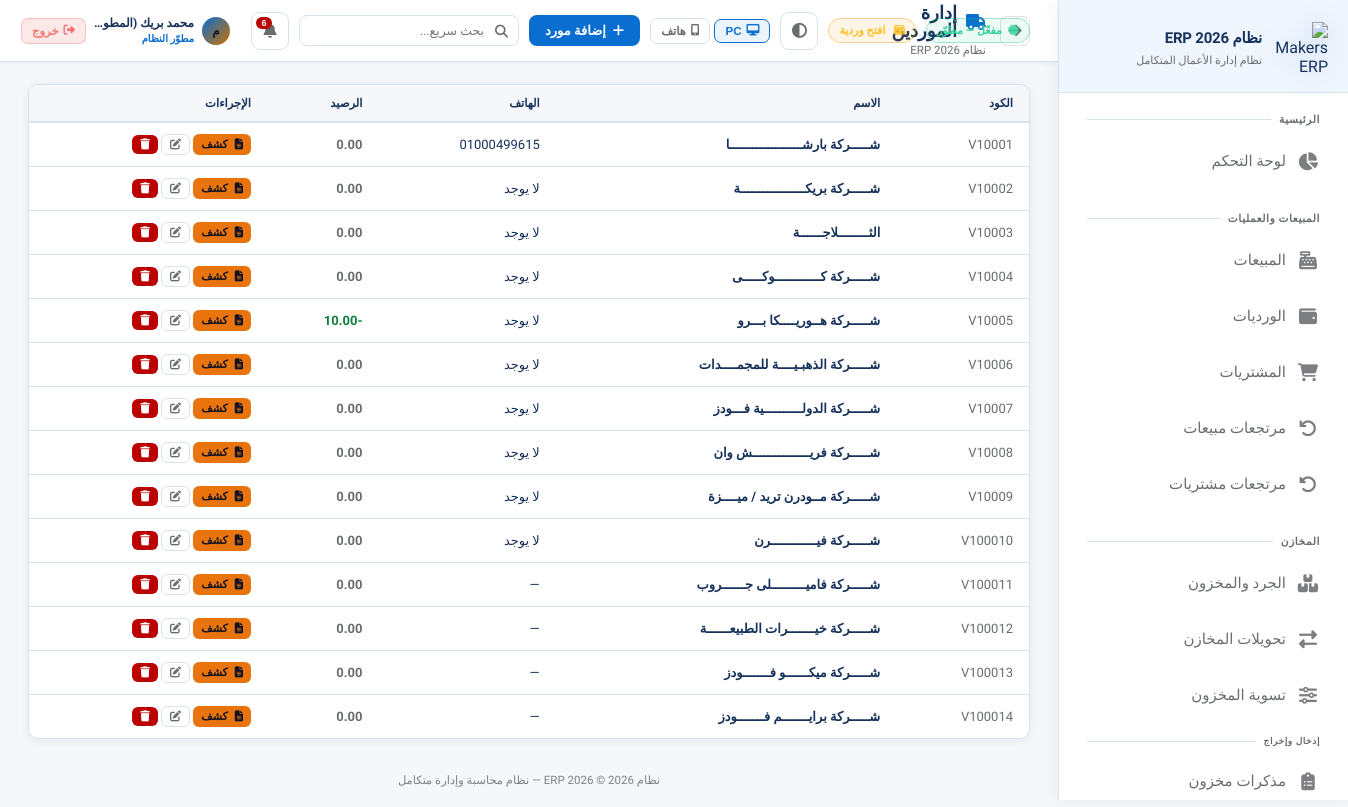
Page /suppliers (signed in) on the committed database.
### app.py (models this page shows, shortened)
class AppSetting(db.Model):
    id = db.Column(db.Integer, primary_key=True)
    key = db.Column(db.String(80), unique=True, nullable=False)
    value = db.Column(db.Text)

class User(UserMixin, db.Model):
    id = db.Column(db.Integer, primary_key=True)
    username = db.Column(db.String(80), unique=True, nullable=False)
    password_hash = db.Column(db.String(256))
    full_name = db.Column(db.String(120))
    role = db.Column(db.String(20), default='user')  # developer, admin, manager, user
    branch_id = db.Column(db.Integer, db.ForeignKey('branch.id'))
    is_active = db.Column(db.Boolean, default=True)
    created_at = db.Column(db.DateTime, default=datetime.utcnow)
    last_seen = db.Column(db.DateTime, nullable=True)
    last_ip = db.Column(db.String(64), nullable=True)
    last_user_agent = db.Column(db.String(256), nullable=True)
    permissions = db.Column(db.Text)  # JSON list of permission keys; empty = استخدام صلاحيات الدور

class Supplier(db.Model):
    id = db.Column(db.Integer, primary_key=True)
    code = db.Column(db.String(50), unique=True)
    name = db.Column(db.String(200), nullable=False)
    phone = db.Column(db.String(20))
    email = db.Column(db.String(100))
    address = db.Column(db.Text)
    balance = db.Column(db.Float, default=0)
    is_active = db.Column(db.Boolean, default=True)
    purchases = db.relationship('Purchase', backref='supplier', lazy=True)

### app.py (the view)
@app.route('/suppliers')
@login_required
def suppliers():
    q = request.args.get('q', '')
    query = Supplier.query.filter_by(is_active=True)
    if q:
        query = query.filter(db.or_(Supplier.name.contains(q), Supplier.phone.contains(q)))
    suppliers = query.all()
    return render_template('suppliers.html', suppliers=suppliers, q=q)

### templates/suppliers.html (shortened to what this page needs)
{% extends 'base.html' %}
{% set block_icon = 'fas fa-truck' %}
{% block page_title %}إدارة الموردين{% endblock %}
{% block topbar_actions %}<a href="{{ url_for('add_supplier') }}" class="btn btn-primary"><i class="fas fa-plus"></i> إضافة مورد</a>{% endblock %}
{% block content %}
<div class="card"><div class="table-container"><table>
<thead><tr><th>الكود</th><th>الاسم</th><th>الهاتف</th><th>الرصيد</th><th>الإجراءات</th></tr></thead>
<tbody>{% for s in suppliers %}<tr>
<td style="color:var(--text-muted);">{{ s.code }}</td>
<td style="font-weight:600;">{{ s.name }}</td>
<td>{{ s.phone or '—' }}</td>
<td style="color:{% if s.balance > 0 %}var(--danger){% elif s.balance < 0 %}var(--success){% else %}var(--text-muted){% endif %};font-weight:700;">{{ "{:,.2f}".format(s.balance) }}</td>
<td style="white-space:nowrap;">
                <a href="{{ url_for('supplier_statement', id=s.id) }}" class="btn btn-warning btn-xs"><i class="fas fa-file-alt"></i> كشف</a>
                <a href="{{ url_for('edit_supplier', id=s.id) }}" class="btn btn-outline btn-xs" title="تعديل"><i class="fas fa-edit"></i></a>
                {% if can('record_delete') %}
                <form method="POST" action="{{ url_for('delete_supplier', id=s.id) }}" style="display:inline;" onsubmit="return confirm('حذف هذا المورد؟');">
                    <button type="submit" class="btn btn-danger btn-xs" title="حذف"><i class="fas fa-trash"></i></button>
                </form>
                {% endif %}
            </td>
</tr>{% else %}<tr><td colspan="5"><div class="empty-state"><i class="fas fa-truck"></i><h3>لا يوجد موردون</h3></div></td></tr>{% endfor %}</tbody>
</table></div></div>
{% endblock %}

### templates/base.html (shortened to what this page needs)
<!DOCTYPE html>
<html lang="ar" dir="rtl" data-theme="fiori" data-layout-default="{{ layout_max_width | default('1400px') }}">
<head>
    <link rel="stylesheet" href="https://cdnjs.cloudflare.com/ajax/libs/font-awesome/6.5.0/css/all.min.css">
    <link rel="stylesheet" href="{{ url_for('static', filename='css/style.css') }}">
</head>
<body>
<aside class="sidebar sidebar-enterprise" id="sidebar">
    <div class="sidebar-logo">
        <div class="logo-icon">
            <img src="{{ url_for('static', filename='img/logo-makers-erp-3d.png') }}" alt="Makers ERP">
        </div>
        <div class="logo-text">
            <div class="name">{{ app_brand_title | default('النظام المحاسبي الذكي ERP') }}</div>
            <div class="sub">نظام إدارة الأعمال المتكامل</div>
        </div>
    </div>
    <nav class="sidebar-nav" id="sidebarNav" style="display:flex;flex-direction:column;padding-bottom:8px;">
        <div class="nav-section">
            <div class="nav-label">الرئيسية</div>
            {% if can('dashboard') %}
            <a href="{{ url_for('dashboard') }}" class="nav-link {% if request.endpoint=='dashboard' %}active{% endif %}">
                <i class="fas fa-chart-pie"></i><span class="label">لوحة التحكم</span>
            </a>
            {% endif %}
        </div>
        {% if can('sales') or can('purchases') or can('returns') %}
        <div class="nav-section">
            <div class="nav-label">المبيعات والعمليات</div>
            {% if can('sales') %}
            <a href="{{ url_for('sales') }}" class="nav-link ">
                <i class="fas fa-cash-register"></i><span class="label">المبيعات</span>
            </a>
            {% endif %}
            {% if can('shifts') %}
            <a href="{{ url_for('shifts') }}" class="nav-link {% if 'shift' in (request.endpoint or '') %}active{% endif %}">
                <i class="fas fa-wallet"></i><span class="label">الورديات</span>
            </a>
            {% endif %}
            {% if can('purchases') %}
            <a href="{{ url_for('purchases') }}" class="nav-link {% if 'purchase' in (request.endpoint or '') and 'return' not in (request.endpoint or '') and 'report' not in (request.endpoint or '') %}active{% endif %}">
                <i class="fas fa-shopping-cart"></i><span class="label">المشتريات</span>
            </a>
            {% endif %}
            {% if can('returns') %}
            <a href="{{ url_for('sale_returns') }}" class="nav-link {% if request.endpoint in ['sale_returns','new_sale_return'] %}active{% endif %}">
                <i class="fas fa-undo"></i><span class="label">مرتجعات مبيعات</span>
            </a>
            <a href="{{ url_for('purchase_returns') }}" class="nav-link {% if request.endpoint in ['purchase_returns','new_purchase_return'] %}active{% endif %}">
                <i class="fas fa-undo-alt"></i><span class="label">مرتجعات مشتريات</span>
            </a>
            {% endif %}
        </div>
        {% endif %}
        {% if can('inventory') or can('transfers') or can('adjust_stock') %}
        <div class="nav-section">
            <div class="nav-label">المخازن</div>
            {% if can('inventory') %}
            <a href="{{ url_for('inventory') }}" class="nav-link {% if request.endpoint=='inventory' %}active{% endif %}">
                <i class="fas fa-boxes"></i><span class="label">الجرد والمخزون</span>
            </a>
            {% endif %}
            {% if can('transfers') %}
            <a href="{{ url_for('transfers') }}" class="nav-link {% if 'transfer' in (request.endpoint or '') %}active{% endif %}">
                <i class="fas fa-exchange-alt"></i><span class="label">تحويلات المخازن</span>
            </a>
            {% endif %}
            {% if can('adjust_stock') %}
            <a href="{{ url_for('adjust_stock') }}" class="nav-link {% if request.endpoint=='adjust_stock' %}active{% endif %}">
                <i class="fas fa-sliders-h"></i><span class="label">تسوية المخزون</span>
            </a>
            {% endif %}
            {% if can('inventory') %}
            <div class="nav-label" style="padding-top:10px;font-size:9px;">إدخال وإخراج</div>
            <a href="{{ url_for('inventory_memos_list') }}" class="nav-link ">
                <i class="fas fa-clipboard-list"></i><span class="label">مذكرات مخزون</span>
            </a>
            {% endif %}
        </div>
        {% endif %}
    </nav>
</aside>
<main class="main-content">
    <div class="topbar">
        <div style="display:flex;align-items:center;gap:14px;">
            <button type="button" onclick="history.back()" class="icon-btn" title="رجوع" style="font-size:15px;flex-shrink:0;"><i class="fas fa-arrow-right"></i></button>
            <div>
                <div class="page-title"><i class="{{ block_icon | default('fas fa-home') }}"></i>{% block page_title %}الرئيسية{% endblock %}</div>
                <div class="breadcrumb">{% block breadcrumb %}{{ app_brand_title }}{% endblock %}</div>
            </div>
        </div>
        <div class="topbar-right">
            {% if subscription_status %}
            <span class="sub-pill {% if subscription_status.kind in ('developer','permanent') %}ok{% elif subscription_status.kind in ('expired','none') %}bad{% else %}warn{% endif %}" title="حالة الاشتراك / الترخيص">
                <i class="fas fa-certificate" style="margin-left:6px;opacity:.85;"></i>{{ subscription_status.line }}
            </span>
            {% endif %}
            {% if current_open_shift %}
            <a href="{{ url_for('shift_detail', id=current_open_shift.id) }}" class="sub-pill ok" title="لديك وردية مفتوحة" style="text-decoration:none;">
                <i class="fas fa-wallet" style="margin-left:6px;opacity:.85;"></i> وردية مفتوحة
            </a>
            {% elif can('shifts') %}
            <a href="{{ url_for('open_shift') }}" class="sub-pill warn" title="لا توجد وردية مفتوحة" style="text-decoration:none;">
                <i class="fas fa-wallet" style="margin-left:6px;opacity:.85;"></i> افتح وردية
            </a>
            {% endif %}
            <button type="button" class="theme-toggle" onclick="erpToggleTheme()" title="تبديل الثيم (Fiori / فاتح / داكن)"><i class="fas fa-adjust"></i></button>
            <div class="erp-device-layout-tools" style="display:flex;align-items:center;gap:4px;flex-shrink:0;" title="وضع العرض — يُحفظ على هذا الجهاز فقط">
                <button type="button" id="btnLayoutPC" onclick="erpSetLayout('pc')" title="عرض PC"
                    style="display:flex;align-items:center;gap:5px;padding:5px 10px;border-radius:7px;font-size:11.5px;font-weight:700;
                           border:1px solid var(--border);background:transparent;color:var(--text-muted);cursor:pointer;transition:all .18s;">
                    <i class="fas fa-desktop"></i> PC
                </button>
                <button type="button" id="btnLayoutPhone" onclick="erpSetLayout('phone')" title="عرض هاتف"
                    style="display:flex;align-items:center;gap:5px;padding:5px 10px;border-radius:7px;font-size:11.5px;font-weight:700;
                           border:1px solid var(--border);background:transparent;color:var(--text-muted);cursor:pointer;transition:all .18s;">
                    <i class="fas fa-mobile-alt"></i> هاتف
                </button>
            </div>
            {% block topbar_actions %}{% endblock %}
            <div style="position:relative;" id="globalSearchWrapper">
                <div style="position:relative;">
                    <i class="fas fa-search" style="position:absolute;right:11px;top:50%;transform:translateY(-50%);color:var(--text-muted);font-size:13px;pointer-events:none;"></i>
                    <input type="text" id="globalSearchInput" placeholder="بحث سريع..." autocomplete="off"
                        style="width:220px;padding:7px 34px 7px 12px;background:rgba(255,255,255,.04);border:1px solid var(--border);
                               border-radius:8px;color:var(--text);font-family:Cairo,sans-serif;font-size:12.5px;transition:all .2s;"
                        onfocus="this.style.borderColor='var(--accent)';this.style.width='280px'"
                        onblur="setTimeout(()=>{this.style.borderColor='';this.style.width='220px';closeGlobalSearch()},200)">
                </div>
            </div>
            <div style="position:relative;" id="notifWrapper">
                <button class="notif-btn" onclick="toggleNotif()" title="الإشعارات">
                    <i class="fas fa-bell"></i>
                    <span class="notif-count" id="notifCount"></span>
                </button>
            </div>
            <div style="display:flex;align-items:center;gap:8px;padding:4px 10px;border-radius:10px;
                        background:rgba(255,255,255,.05);border:1px solid rgba(255,255,255,.09);
                        backdrop-filter:blur(12px);-webkit-backdrop-filter:blur(12px);flex-shrink:0;">
                <div style="width:28px;height:28px;border-radius:50%;background:linear-gradient(135deg,var(--accent),#c97000);
                            display:flex;align-items:center;justify-content:center;font-size:12px;font-weight:800;color:#0f1422;flex-shrink:0;">
                    {{ (current_user.full_name or current_user.username)[0] }}
                </div>
                <div style="line-height:1.3;min-width:0;">
                    <div style="font-size:12px;font-weight:700;color:var(--text);white-space:nowrap;overflow:hidden;text-overflow:ellipsis;max-width:100px;">
                        {{ current_user.full_name or current_user.username }}
                    </div>
                    <div style="font-size:10px;color:var(--accent);font-weight:600;">
                        {% if current_user.role=='developer' %}مطوّر النظام
                        {% elif current_user.role=='admin' %}مدير النظام
                        {% elif current_user.role=='manager' %}مشرف
                        {% else %}مستخدم{% endif %}
                    </div>
                </div>
                <a href="{{ url_for('logout') }}" title="تسجيل الخروج"
                   style="display:flex;align-items:center;gap:5px;padding:5px 10px;border-radius:7px;
                          background:rgba(239,68,68,.12);border:1px solid rgba(239,68,68,.25);
                          color:#f87171;font-size:11.5px;font-weight:700;text-decoration:none;white-space:nowrap;
                          transition:all .18s;flex-shrink:0;"
                   onmouseover="this.style.background='rgba(239,68,68,.22)';this.style.borderColor='rgba(239,68,68,.5)'"
                   onmouseout="this.style.background='rgba(239,68,68,.12)';this.style.borderColor='rgba(239,68,68,.25)'">
                    <i class="fas fa-sign-out-alt"></i> خروج
                </a>
            </div>
        </div>
    </div>
    <div class="content fade-in">
        {% block content %}{% endblock %}
    </div>
    <div class="app-footer-note">{{ app_brand_title }} © 2026 — نظام محاسبة وإدارة متكامل</div>
</main>
</body>
</html>

### rows in the picture
AppSetting: value "نظام ERP 2026"
User: full_name "م", full_name "محمد بريك (المطور)"
Supplier: code "V10001", name "شـــــركة بارشـــــــــــــــــــا", phone "01000499615", balance "0.00"
Supplier: code "V10002", name "شـــــركة بريكـــــــــــــــــة", phone "لا يوجد", balance "0.00"
Supplier: code "V10003", name "الثــــــــلاجــــــة", phone "لا يوجد", balance "0.00"
Supplier: code "V10004", name "شـــــركة كــــــــــــوكـــــى", phone "لا يوجد", balance "0.00"
Supplier: code "V10005", name "شـــــركة هــوريــــكا بـــرو", phone "لا يوجد", balance "-10.00"
Supplier: code "V10006", name "شـــــركة الذهبـيــــة للمجمــــدات", phone "لا يوجد", balance "0.00"
Supplier: code "V10007", name "شـــــركة الدولــــــــــية فـــودز", phone "لا يوجد", balance "0.00"
Supplier: code "V10008", name "شـــــركة فريـــــــــــــــش وان", phone "لا يوجد", balance "0.00"
Supplier: code "V10009", name "شـــــركة مــودرن تريد / ميــــزة", phone "لا يوجد", balance "0.00"
Supplier: code "V100010", name "شـــــركة فيــــــــــــرن", phone "لا يوجد", balance "0.00"
Supplier: code "V100011", name "شـــــركة فاميـــــــــلى جــــــروب", phone "—", balance "0.00"
Supplier: code "V100012", name "شـــــركة خيـــــــرات الطبيعــــــة", phone "—", balance "0.00"
Supplier: code "V100013", name "شـــــركة ميكــــــو فـــــــودز", phone "—", balance "0.00"
Supplier: code "V100014", name "شـــــركة برايـــــــم فـــــــودز", phone "—", balance "0.00"

### other values in the picture
{{ subscription_status.line }} "مفعّل — مطوّر"
